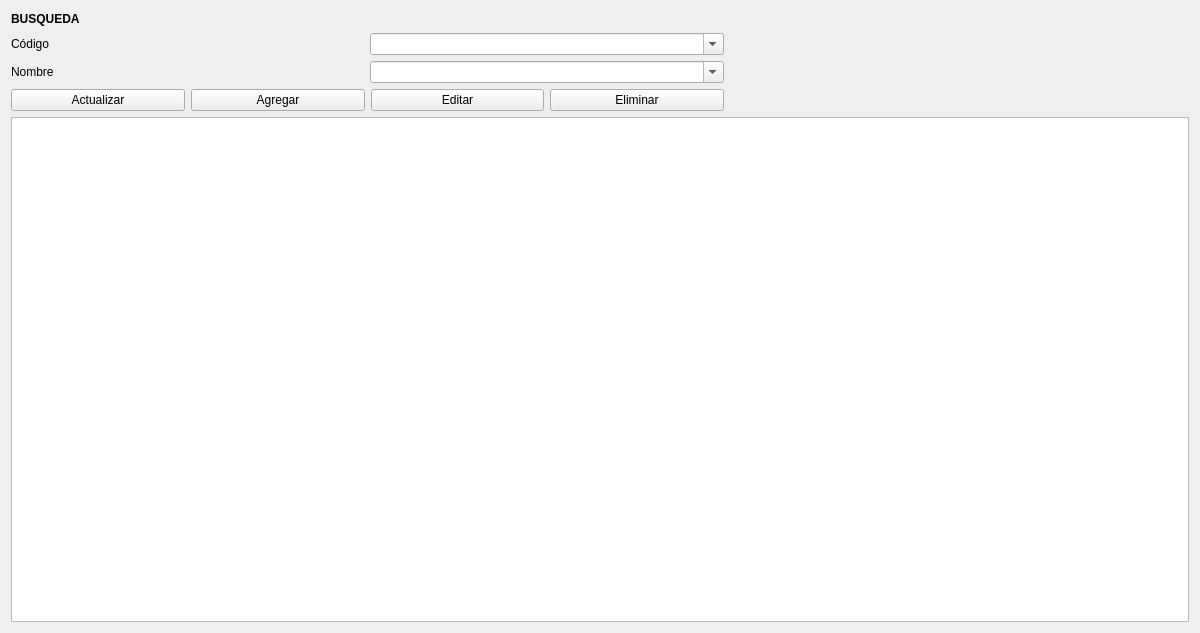
<?xml version="1.0" encoding="UTF-8"?>
<ui version="4.0">
 <class>Productos</class>
 <widget class="QWidget" name="Productos">
  <property name="geometry">
   <rect>
    <x>0</x>
    <y>0</y>
    <width>1200</width>
    <height>633</height>
   </rect>
  </property>
  <property name="windowTitle">
   <string>Productos</string>
  </property>
  <layout class="QGridLayout" name="gridLayout">
   <item row="0" column="0" colspan="2">
    <widget class="QLabel" name="label">
     <property name="font">
      <font>
       <weight>75</weight>
       <bold>true</bold>
      </font>
     </property>
     <property name="text">
      <string>BUSQUEDA</string>
     </property>
     <property name="alignment">
      <set>Qt::AlignLeading|Qt::AlignLeft|Qt::AlignVCenter</set>
     </property>
    </widget>
   </item>
   <item row="1" column="1">
    <widget class="QComboBox" name="combosku">
     <property name="editable">
      <bool>true</bool>
     </property>
     <item>
      <property name="text">
       <string/>
      </property>
     </item>
    </widget>
   </item>
   <item row="2" column="0">
    <widget class="QLabel" name="label_3">
     <property name="text">
      <string>Nombre</string>
     </property>
    </widget>
   </item>
   <item row="3" column="0" colspan="2">
    <layout class="QHBoxLayout" name="horizontalLayout">
     <item>
      <widget class="QPushButton" name="buscar">
       <property name="text">
        <string>Actualizar</string>
       </property>
      </widget>
     </item>
     <item>
      <widget class="QPushButton" name="agregar">
       <property name="text">
        <string>Agregar</string>
       </property>
      </widget>
     </item>
     <item>
      <widget class="QPushButton" name="editar">
       <property name="text">
        <string>Editar</string>
       </property>
      </widget>
     </item>
     <item>
      <widget class="QPushButton" name="eliminar">
       <property name="text">
        <string>Eliminar</string>
       </property>
      </widget>
     </item>
    </layout>
   </item>
   <item row="4" column="0" colspan="4">
    <widget class="QTableView" name="grilla_prod">
     <property name="editTriggers">
      <set>QAbstractItemView::NoEditTriggers</set>
     </property>
     <property name="alternatingRowColors">
      <bool>true</bool>
     </property>
     <property name="selectionMode">
      <enum>QAbstractItemView::SingleSelection</enum>
     </property>
     <property name="selectionBehavior">
      <enum>QAbstractItemView::SelectRows</enum>
     </property>
     <property name="sortingEnabled">
      <bool>true</bool>
     </property>
    </widget>
   </item>
   <item row="0" column="3" rowspan="4">
    <widget class="QLabel" name="img">
     <property name="enabled">
      <bool>true</bool>
     </property>
     <property name="minimumSize">
      <size>
       <width>100</width>
       <height>100</height>
      </size>
     </property>
     <property name="maximumSize">
      <size>
       <width>100</width>
       <height>100</height>
      </size>
     </property>
     <property name="text">
      <string/>
     </property>
     <property name="scaledContents">
      <bool>false</bool>
     </property>
     <property name="wordWrap">
      <bool>true</bool>
     </property>
    </widget>
   </item>
   <item row="1" column="0">
    <widget class="QLabel" name="label_2">
     <property name="text">
      <string>Código</string>
     </property>
    </widget>
   </item>
   <item row="2" column="1">
    <widget class="QComboBox" name="combonombre">
     <property name="editable">
      <bool>true</bool>
     </property>
     <item>
      <property name="text">
       <string/>
      </property>
     </item>
    </widget>
   </item>
   <item row="2" column="2">
    <spacer name="horizontalSpacer">
     <property name="orientation">
      <enum>Qt::Horizontal</enum>
     </property>
     <property name="sizeType">
      <enum>QSizePolicy::Minimum</enum>
     </property>
     <property name="sizeHint" stdset="0">
      <size>
       <width>40</width>
       <height>20</height>
      </size>
     </property>
    </spacer>
   </item>
  </layout>
  <zorder>combosku</zorder>
  <zorder>label_2</zorder>
  <zorder>label_3</zorder>
  <zorder>combonombre</zorder>
  <zorder>label</zorder>
  <zorder>grilla_prod</zorder>
  <zorder>img</zorder>
  <zorder>horizontalSpacer</zorder>
 </widget>
 <tabstops>
  <tabstop>combosku</tabstop>
  <tabstop>combonombre</tabstop>
  <tabstop>editar</tabstop>
  <tabstop>eliminar</tabstop>
  <tabstop>grilla_prod</tabstop>
 </tabstops>
 <resources/>
 <connections/>
</ui>
